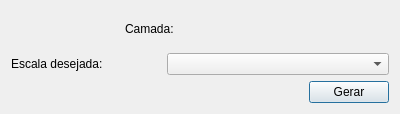
<?xml version="1.0" encoding="UTF-8"?>
<ui version="4.0">
 <class>Dialog</class>
 <widget class="QDialog" name="Dialog">
  <property name="geometry">
   <rect>
    <x>0</x>
    <y>0</y>
    <width>400</width>
    <height>114</height>
   </rect>
  </property>
  <property name="windowTitle">
   <string>Dialog</string>
  </property>
  <layout class="QGridLayout" name="gridLayout">
   <item row="0" column="0">
    <layout class="QHBoxLayout" name="mapLayerLayout">
     <item>
      <widget class="QLabel" name="label">
       <property name="sizePolicy">
        <sizepolicy hsizetype="Fixed" vsizetype="Preferred">
         <horstretch>0</horstretch>
         <verstretch>0</verstretch>
        </sizepolicy>
       </property>
       <property name="minimumSize">
        <size>
         <width>150</width>
         <height>0</height>
        </size>
       </property>
       <property name="maximumSize">
        <size>
         <width>150</width>
         <height>16777215</height>
        </size>
       </property>
       <property name="text">
        <string>Camada:</string>
       </property>
      </widget>
     </item>
    </layout>
   </item>
   <item row="1" column="0">
    <layout class="QHBoxLayout" name="horizontalLayout">
     <item>
      <widget class="QLabel" name="label_3">
       <property name="sizePolicy">
        <sizepolicy hsizetype="Fixed" vsizetype="Preferred">
         <horstretch>0</horstretch>
         <verstretch>0</verstretch>
        </sizepolicy>
       </property>
       <property name="minimumSize">
        <size>
         <width>150</width>
         <height>0</height>
        </size>
       </property>
       <property name="maximumSize">
        <size>
         <width>150</width>
         <height>16777215</height>
        </size>
       </property>
       <property name="text">
        <string>Escala desejada:</string>
       </property>
      </widget>
     </item>
     <item>
      <widget class="QComboBox" name="scaleCb"/>
     </item>
    </layout>
   </item>
   <item row="2" column="0">
    <layout class="QHBoxLayout" name="horizontalLayout_2">
     <item>
      <spacer name="horizontalSpacer">
       <property name="orientation">
        <enum>Qt::Horizontal</enum>
       </property>
       <property name="sizeHint" stdset="0">
        <size>
         <width>219</width>
         <height>20</height>
        </size>
       </property>
      </spacer>
     </item>
     <item>
      <widget class="QPushButton" name="okBtn">
       <property name="text">
        <string>Gerar</string>
       </property>
      </widget>
     </item>
    </layout>
   </item>
  </layout>
 </widget>
 <resources/>
 <connections/>
</ui>
